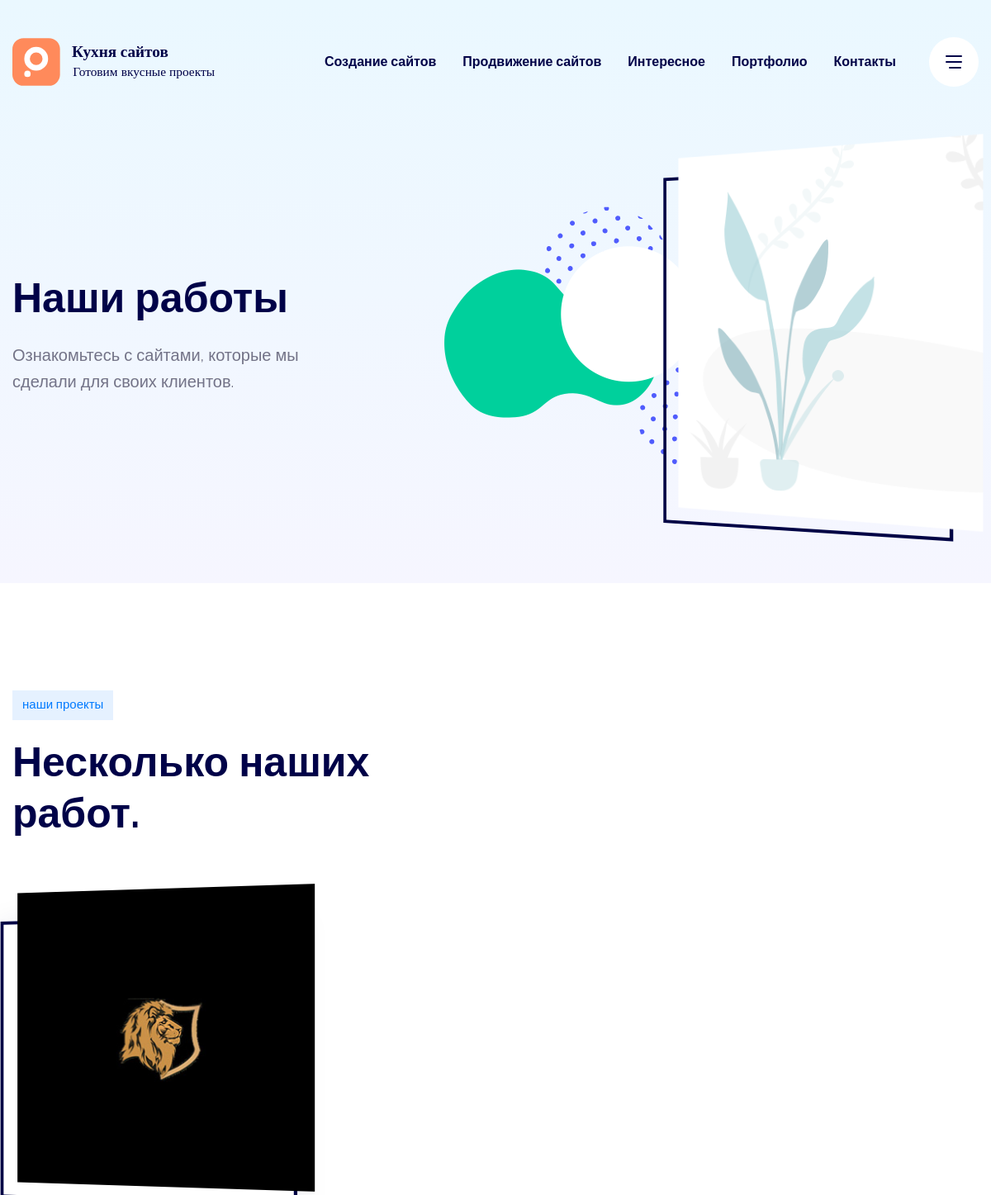
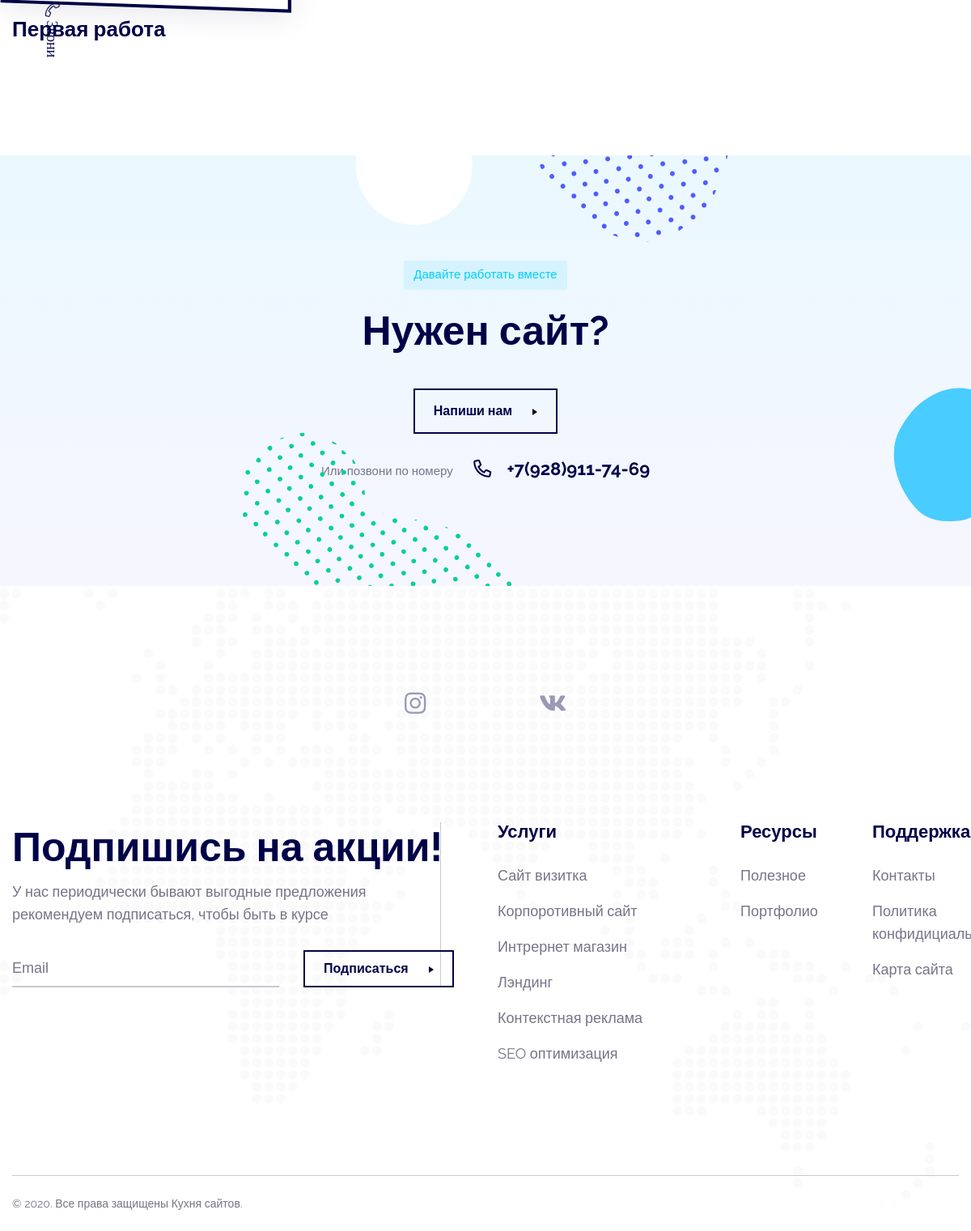
The page /portfolio/ on the database its author committed (2 pictures, top to bottom).
### portfolio/models.py (models this page shows)
class Work(models.Model):
	title = models.CharField(max_length=100, verbose_name='Название')
	slug = models.SlugField(unique=True, verbose_name='Дружественный URL')
	meta_description = models.TextField(verbose_name='Мета описание')
	preview_image = models.FileField(upload_to='preview', verbose_name='Превью')
	image = models.FileField(upload_to='portfolio', verbose_name='Изображение большое')
	content = RichTextField(verbose_name='Описание')
	link_to_site = models.CharField(max_length=100, blank=True, verbose_name='Ссылка на сайт')
	category = models.CharField(max_length=50, choices=WORK_CATEGORY, default=1, blank=True, verbose_name='Категория сайта')
	class Meta:
		verbose_name = 'Работу'
		verbose_name_plural = 'Портфолио'
	def __str__(self):
		return self.title

### pages/models.py (models this page shows, shortened)
class ContactInformation(models.Model):
	phone = models.CharField(max_length=20, verbose_name='Телефон')
	mobile_phone = models.CharField(max_length=20, verbose_name='Мобильный')
	email = models.EmailField(verbose_name='Почта')
	address = models.TextField(verbose_name='Адрес')
	instagram= models.CharField(max_length=100, blank=True, null=True, verbose_name='Инстаграмм')
	vk = models.CharField(max_length=100, blank=True, null=True, verbose_name='Вконтакте')
	class Meta:
		verbose_name = 'Контактная информация'
		verbose_name_plural = 'Информация'

### portfolio/views.py (the view)
# urls.py: path('', WorklistView.as_view(), name='work_list'),
class WorklistView(generic.ListView):
	template_name = 'work_list.html'
	queryset = Work.objects.all()

### pages/context_processor.py (called while the page is built)
def contact_information(request):
	info = ContactInformation.objects.first()
	context = {
		'phone' : info.phone,
		'mobile' : info.mobile_phone,
		'email' : info.email,
		'address' : info.address,
		'instagram' : info.instagram,
		'vk' : info.vk,
	}
	return context

### portfolio/templates/work_list.html (shortened to what this page needs)
{% extends 'base.html' %}
{% load static %}
{% block content %}
            <div class="axil-breadcrumb-area breadcrumb-style-2 pt--170 pt_sm--100 pb--70 theme-gradient">
                <div class="container">
                    <div class="row align-items-center">
                        <div class="col-lg-5 order-2 order-lg-1 mt_md--30 mt_sm--20">
                            <div class="inner">
                                <div class="content">
                                    <h1 class="page-title mb--20">Наши работы</h1>
                                    <p class="subtitle-2">Ознакомьтесь с сайтами, которые мы сделали для своих клиентов.</p>
                                </div>
                            </div>
                        </div>
                        <div class="col-lg-7 order-1 order-lg-2">
                            <div class="breadcrumb-thumbnail-group text-left text-lg-right">
                                <div class="thumbnail">
                                    <img class="paralax-image" src="{% static 'assets/images/others/keystoke-image-1.png' %}" alt="Наши работы">
                                </div>
                                <div class="shape-group">
                                    <div class="shape shape-1">
                                    </div>
                                    <div class="shape shape-2 customOne">
                                        <i class="icon icon-shape-02"></i>
                                    </div>
                                    <div class="shape shape-3">
                                        <i class="icon icon-shape-03"></i>
                                    </div>
                                </div>
                            </div>
                        </div>
                    </div>
                </div>
            </div>
            <div class="axil-portfolio-area ax-section-gap bg-color-white">
                <div class="container axil-masonary-wrapper">
                    <div class="row align-items-end">
                        <div class="col-lg-5 col-md-12">
                            <div class="section-title mb_md--20 mb_sm--20">
                                <span class="sub-title extra07-color wow" data-splitting>наши проекты</span>
                                <h2 class="title wow mb--0" data-splitting>Несколько наших работ.</h2>
                            </div>
                        </div>
                    </div>
                    <div class="row">
                        <div class="col-lg-12">
                            <div class="mesonry-list grid-metro3 mt--20">
	                            {% for item in object_list %}
                                <div class="portfolio portfolio_style--1 axil-control active portfolio-33-33">
                                    <div class="inner move-up wow">
                                        <div class="thumb paralax-image">
                                            <a href="{% url 'portfolio:work_detail' slug=item.slug %}"><img src="{{ item.preview_image.url }}" alt="{{ item }}"></a>
                                        </div>
                                        <div class="port-overlay-info">
                                            <div class="hover-action">
                                                <h4 class="title"><a href="{% url 'portfolio:work_detail' slug=item.slug %}">{{ item }}</a></h4>
                                            </div>
                                        </div>
                                    </div>
                                </div>
	                            {% endfor %}
                            </div>
                        </div>
                    </div>
                </div>
            </div>
            {% include 'call.html' %}
{% endblock content %}

### templates/base.html (shortened to what this page needs)
{% load static %}
<!doctype html>
<html class="no-js" lang="ru">
<head>
    {% include 'head.html' %}
</head>
<body>
	<div class="main-content">
	    <div id="my_switcher" class="my_switcher">
	                <a href="tel:+79289557566" data-theme="light" class="setColor light">
	                    <i class="fal fa-phone-alt"><span> Звони</span></i>
	                </a>
	    </div>
	    <header class="ax-header haeder-default light-logo-version header-transparent axil-header-sticky">
	        <div class="header-wrapper">
	            <div class="container">
	                <div class="row align-items-center">
	                    <div class="col-lg-3 col-md-6 col-sm-6 col-8 header-left">
	                        <div class="logo">
	                            <a href="/">
	                                <svg width="281px" height="60px" viewBox="0 0 281 60" version="1.1">
	                                    <g id="Symbols" stroke="none" stroke-width="1" fill="none" fill-rule="evenodd">
	                                        <g transform="translate(-315.000000, -40.000000)">
	                                            <g>
	                                                <g id="logo" transform="translate(315.000000, 40.000000)">
	                                                    <text id="Keystroke-Startup-la" font-family="DMSans-Bold, DM Sans" font-size="20" font-weight="bold" fill="#000248">
	                                                        <tspan x="75" y="24">Кухня сайтов</tspan>
	                                                        <tspan x="76.16" y="47.5001221" font-family="DMSans-Regular, DM Sans" font-size="16" font-weight="normal">Готовим вкусные проекты</tspan>
	                                                    </text>
	                                                </g>
	                                            </g>
	                                        </g>
	                                    </g>
	                                </svg>
	                            </a>
	                        </div>
	                    </div>
	                    <div class="col-lg-9 col-md-6 col-sm-6 col-4 header-right">
	                        {% include 'top_menu.html' %}
	                    </div>
	                </div>
	            </div>
	        </div>
	    </header>
		{% block content %}
		{% endblock content %}
	    <footer class="axil-footer footer-default theme-gradient-2">
	        <div class="bg_image--2">
	            <div class="ft-social-icon-wrapper ax-section-gapTop">
	                <div class="container">
	                    <div class="row">
	                        <div class="col-lg-12">
	                            <ul class="ft-social-share d-flex justify-content-center liststyle flex-wrap">
	                                <li><a href="{{ instagram }}"><i class="fab fa-instagram"></i></a></li>
	                                <li><a href="{{ vk }}"><i class="fab fa-vk"></i></a></li>
	                            </ul>
	                        </div>
	                    </div>
	                </div>
	            </div>
	            <div class="footer-top ax-section-gap">
	                <div class="container">
	                    <div class="row">
	                        <div class="col-xl-6 col-lg-6 col-md-6 col-sm-6 col-12">
	                            <div class="footer-widget-item axil-border-right">
	                                <h2>Подпишись на акции!</h2>
	                                <p>У нас периодически бывают выгодные предложения<br /> рекомендуем подписаться, чтобы быть в курсе</p>
	                                    <div class="axil-newsletter">
	                                        <form class="newsletter-form" action="#">
	                                            <input type="email" placeholder="Email">
	                                            <a class="axil-button btn-transparent" href="#"><span class="button-text">Подписаться</span><span class="button-icon"></span></a>
	                                        </form>
	                                    </div>
	                            </div>
	                        </div>
	                        <div class="col-xl-3 col-lg-6 col-md-6 col-sm-6 col-12 mt_mobile--30">
	                            <div class="footer-widget-item">
	                                <h6 class="title">Услуги</h6>
	                                <div class="footer-menu-container">
	                                    <ul class="ft-menu liststyle link-hover">
	                                        <li><a href="#">Сайт визитка</a></li>
	                                        <li><a href="#">Корпоротивный сайт</a></li>
	                                        <li><a href="#">Интрернет магазин</a></li>
	                                        <li><a href="#">Лэндинг</a></li>
	                                        <li><a href="#">Контекстная реклама</a></li>
	                                        <li><a href="#">SEO оптимизация</a></li>
	                                    </ul>
	                                </div>
	                            </div>
	                        </div>
	                        <div class="col-xl-2 col-lg-6 col-md-6 col-sm-6 col-12 mt_lg--30 mt_md--30 mt_sm--30">
	                            <div class="footer-widget-item">
	                                <h6 class="title">Ресурсы</h6>
	                                <div class="footer-menu-container">
	                                    <ul class="ft-menu liststyle link-hover">
	                                        <li><a href="case-study.html">Полезное</a></li>
	                                        <li><a href="portfolio.html">Портфолио</a></li>
	                                    </ul>
	                                </div>
	                            </div>
	                        </div>
	                        <div class="col-xl-1 col-lg-6 col-md-6 col-sm-6 col-12 mt_lg--30 mt_md--30 mt_sm--30">
	                            <div class="footer-widget-item widget-support">
	                                <h6 class="title">Поддержка</h6>
	                                <div class="footer-menu-container">
	                                    <ul class="ft-menu liststyle link-hover">
	                                        <li><a href="contact.html">Контакты</a></li>
	                                        <li><a href="privacy-policy.html">Политика конфидициальности</a></li>
	                                        <li><a href="#">Карта сайта</a></li>
	                                    </ul>
	                                </div>
	                            </div>
	                        </div>
	                    </div>
	                </div>
	            </div>
	            <div class="copyright copyright-default">
	                <div class="container">
	                    <div class="row row--0 ptb--20 axil-basic-thine-line">
	                        <div class="col-lg-6 col-md-6 col-sm-12 col-12">
	                            <div class="inner text-center text-md-left">
	                                <p>© 2020. Все права защищены Кухня сайтов.</p>
	                            </div>
	                        </div>
	                    </div>
	                </div>
	            </div>
	        </div>
	    </footer>
	</div>
</body>
</html>

### templates/head.html (shortened to what this page needs)
{% load static %}
<link rel="stylesheet" href="{% static 'assets/css/vendor/bootstrap.min.css' %}">
<link rel="stylesheet" href="{% static 'assets/css/plugins/slick.css' %}">
<link rel="stylesheet" href="{% static 'assets/css/plugins/font-awesome.css' %}">
<link rel="stylesheet" href="{% static 'assets/css/plugins/icomoon.css' %}">
<link rel="stylesheet" href="{% static 'assets/css/plugins/plugins.css' %}">
<link rel="stylesheet" href="{% static 'assets/css/style.css' %}">

### templates/top_menu.html (shortened to what this page needs)
<div class="mainmenu-wrapepr">
    <nav class="mainmenu-nav d-none d-lg-block">
        <ul class="mainmenu">
            <li class="has-dropdown"><a href="/razrabotka-saita">Создание сайтов</a>
            </li>
            <li class="has-dropdown"><a href="#">Продвижение сайтов</a>
            </li>
            <li ><a href="/blog">Интересное</a>
            </li>
            <li><a href="/portfolio">Портфолио</a>
            </li>
            <li><a href="/contact">Контакты</a></li>
        </ul>
    </nav>
    <div class="axil-header-extra d-flex align-items-center">
        <div class="ax-hamburger ml--40 ml_sm--10 d-none d-lg-block">
            <a class="axil-menuToggle ax-hamburger-trigger" id="side-nav-toggler" href="#">
                <span></span>
                <span></span>
                <span></span>
            </a>
        </div>
    </div>
</div>

### templates/call.html (shortened to what this page needs)
{% load static %}
<div class="axil-call-to-action-area shape-position ax-section-gap theme-gradient">
    <div class="container">
        <div class="row">
            <div class="col-lg-12">
                <div class="axil-call-to-action">
                    <div class="section-title text-center">
                        <span class="sub-title extra04-color wow" data-splitting>Давайте работать вместе</span>
                        <h2 class="title wow" data-splitting>Нужен сайт?</h2>
                        <a class="axil-button btn-large btn-transparent" href="/contact"><span
                    class="button-text">Напиши нам</span><span class="button-icon"></span></a>
                        <div class="callto-action">
                            <span class="text wow" data-splitting>Или позвони по номеру</span>
                            <span class="wow" data-splitting><i class="fal fa-phone-alt"></i> <a href="tel:{{ mobile }}">{{ mobile }}</a></span>
                        </div>
                    </div>
                </div>
            </div>
        </div>
    </div>
    <div class="shape-group">
        <div class="shape shape-01">
        </div>
        <div class="shape shape-02">
            <i class="icon icon-shape-09"></i>
        </div>
        <div class="shape shape-03">
            <i class="icon icon-shape-10"></i>
        </div>
        <div class="shape shape-04">
            <i class="icon icon-shape-11"></i>
        </div>
    </div>
</div>

### templates/js.html (shortened to what this page needs)
{% load static %}

### rows shown on the page
Work: preview_image (picture), title "Первая работа"
ContactInformation: mobile_phone "+7(928)911-74-69"
